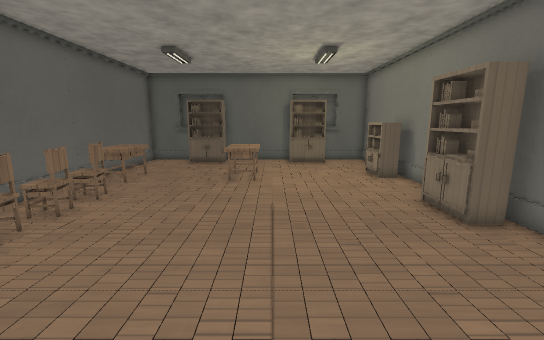
[1] (above)

13 first-person views from a walk through a level from a Godot 3-D game. The camera is 1.4 m above the floor, tilts 10° down and sees 90° across. The floor is counted in squares, 0.5 m on a side. Each view is taken from the middle of a square. On the plan, view 1 faces up. The plan holds only what a view shows up to about 19 squares ahead; the rest is blank. Door leaves are left out where a doorway can be walked through. Some surface patterns are stand-ins.

[2]
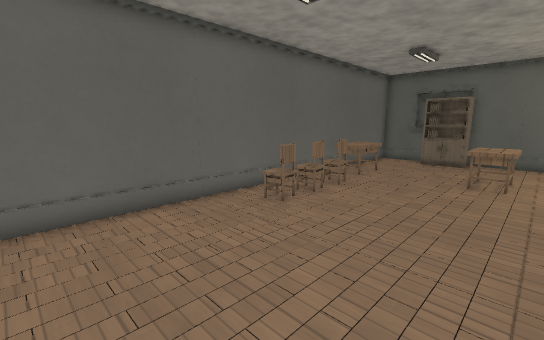

[3]
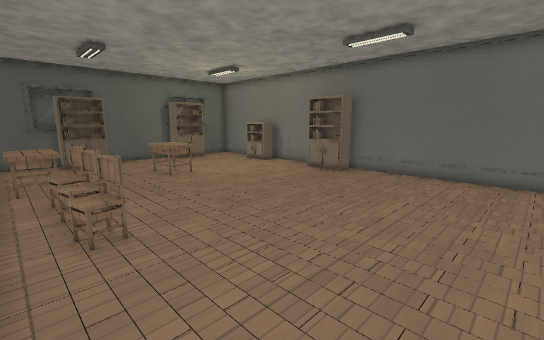

[4]
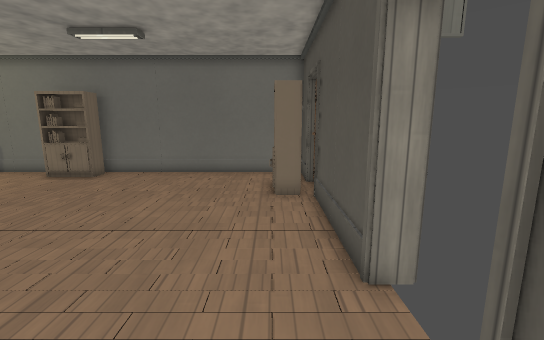

[5]
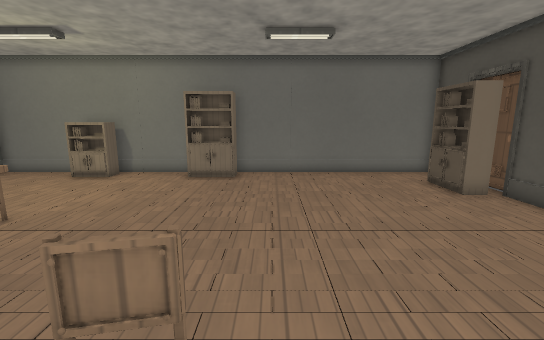

[6]
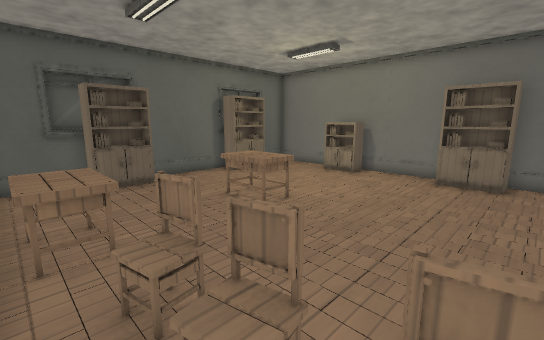

[7]
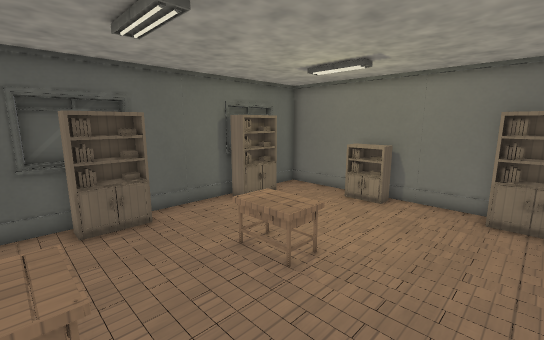

[8]
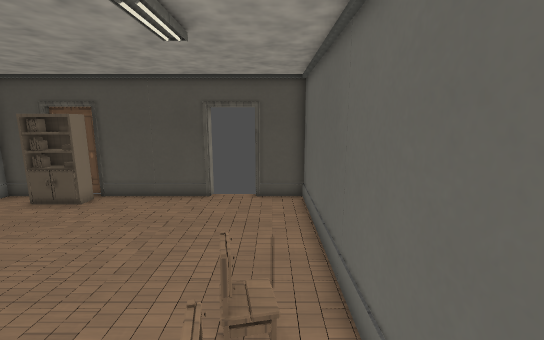

[9]
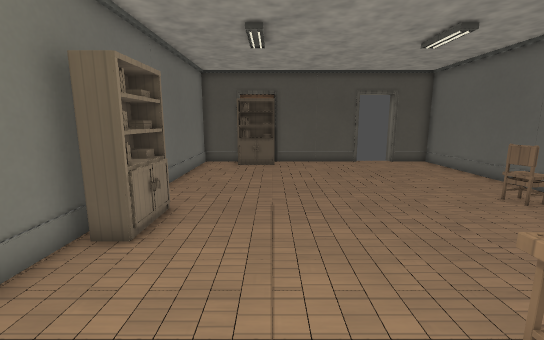

[10]
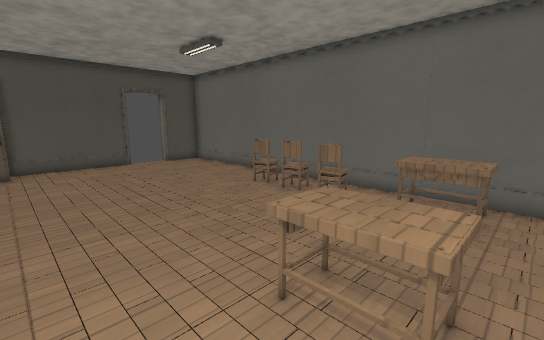

[11]
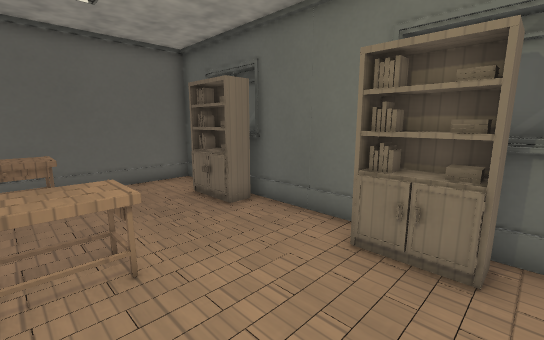

[12]
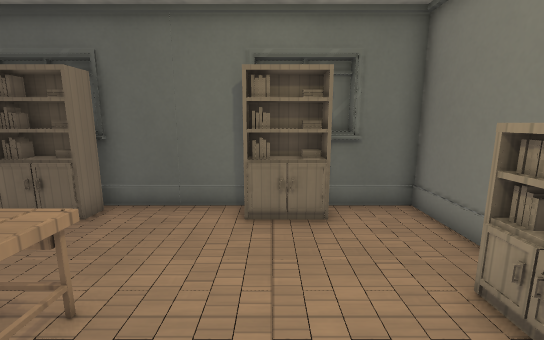

[13]
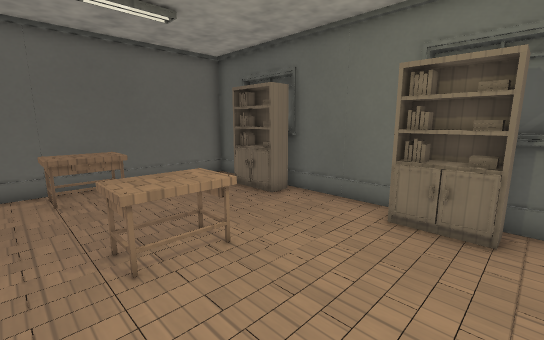

### Floor plan
Points are (right, up) in squares from view 1. A wall is a line through its corners. A room is listed if a view was taken in it or the views show most of it. See-through windows are left out.
Room 1 (views 1, 2, 3, 4, 5, 6, 7, 8, 9, 10, 11, 12, 13)
walls: (2, -2.3) (2.5, -2.3); (3.5, -2.3) (4, -2.3); (1.8, -3.1) (1.8, -2.1) (4.2, -2.1); (1.6, 19.6) (-3.9, 19.6); (-3.8, -3.6) (1.9, -3.6); (-5.5, 19.4) (-6.8, 19.4); (-3.6, 20) (-4.2, 20); (-5.4, 19.6) (-8.6, 19.6) (-8.6, -3.6) (-6.2, -3.6); (-5.5, 19.8) (-6.5, 19.8); (4.1, -3.6) (6.6, -3.6) (6.6, 19.6) (3.5, 19.6); (4.8, 19.4) (3.5, 19.4); (4.5, 19.8) (3.5, 19.8)
ways out: open door at (-5, -4)
objects: desk (-8, 12) to (-6, 14); cabinet (-5, 18) to (-3, 19); desk (-2, 12) to (-1, 15); cabinet (1, 18) to (3, 19); cabinet (5, 7) to (6, 9); cabinet (5, 13) to (6, 15)

Where each view was taken, in squares from view 1:
view 1: 0 up, 0 right, facing up
view 2: 1 down, 0 right, facing up-left
view 3: 1 down, 8 left, facing up-right
view 4: 2 down, 8 left, facing right
view 5: 5 up, 8 left, facing right
view 6: 6 up, 8 left, facing up-right
view 7: 8 up, 7 left, facing up-right
view 8: 10 up, 7 left, facing down
view 9: 15 up, 2 right, facing down
view 10: 15 up, 2 right, facing down-left
view 11: 13 up, 4 right, facing up-left
view 12: 11 up, 2 right, facing up
view 13: 11 up, 4 right, facing up-left
